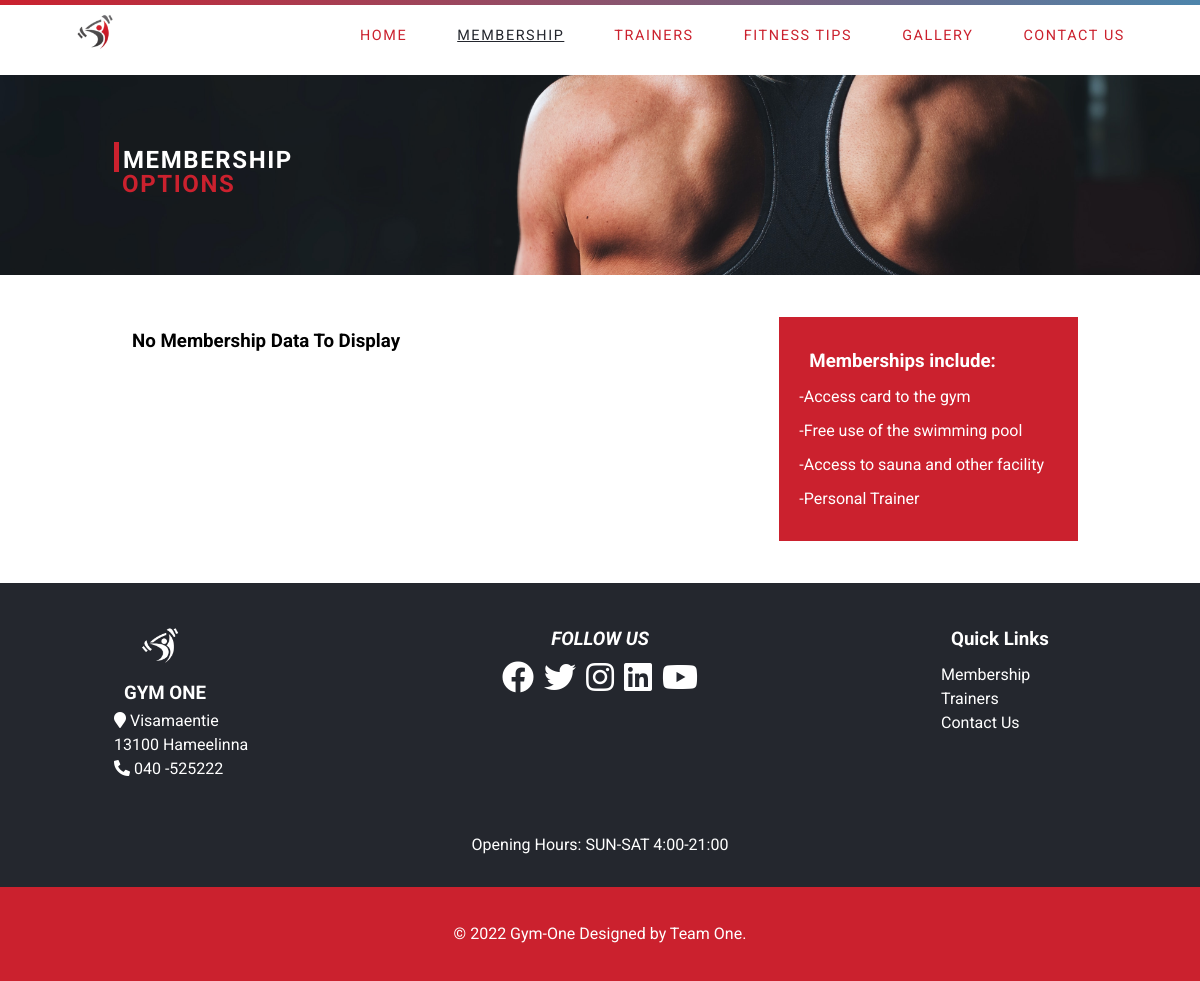
Before: /membership.php with the older database file.
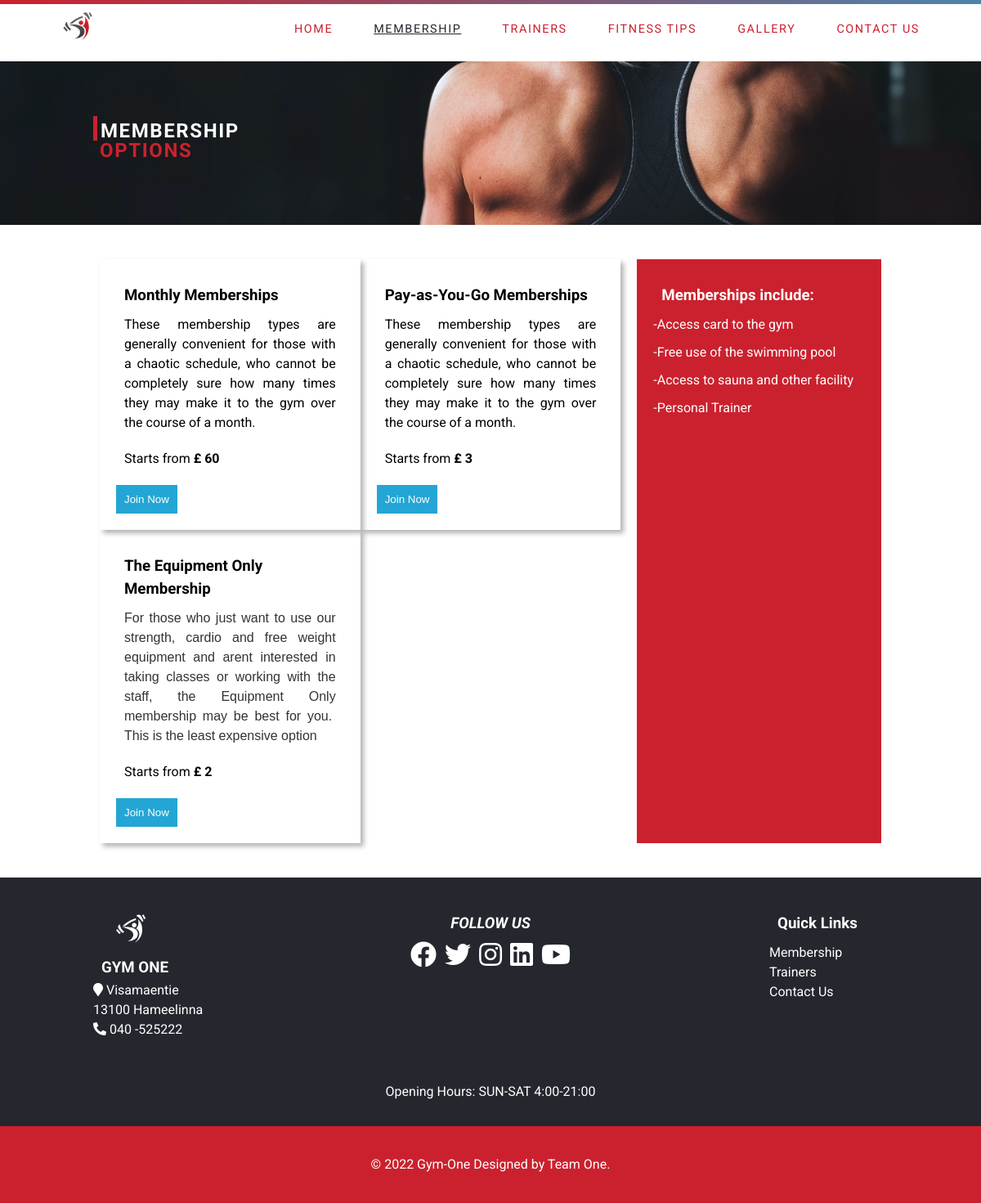
After: the same page with the newer database file.
### tables this page shows
CREATE TABLE `memberships` (
  `membershipID` int NOT NULL,
  `title` varchar(255) NOT NULL,
  `description` text NOT NULL,
  `price` float NOT NULL
);

### database/querybuilder.php (called while the page is built, shortened)
<?php
	function db_query($query){
		$connection=db_connect();
		$result=mysqli_query($connection,$query);
		return $result;
	}
	function db_select($query){
		$data = db_query($query);
        if($data == false){
            echo "Database Errors".db_error();
        }else{
            if(mysqli_num_rows($data) > 0) {
                return $data;
              }
	}
}
 ?>

### membership.php (the view, shortened to what this page needs)
<?php
$activePage = "membership";
include './incl/ihead.php';
include './incl/header.php';
include ("./database/querybuilder.php");
$query = "select * from memberships";
$mdata=db_select($query);
$bgclass = "dvr-bg-01";
$dtitle = "Membership Options";
include './incl/divider.php';
?>
<div class="mcontainer pd-2-5">
  <div class="mwrapper">
    <div class="moptions">
      <?php
          if (empty($mdata)){
              echo "<h3>No Membership Data To Display </h3>";
        } else {
        while($mrow = mysqli_fetch_assoc($mdata)){
            ?>
      <div class="mcontent">
          <h3><?php echo $mrow['title'];?></h3>
          <?php echo html_entity_decode($mrow['description']); ?>
          <p>Starts from <strong> £ <?php echo $mrow['price'];?></strong> </p>
          <button class="mbtn">Join Now</button>
      </div>
      <?php } } ?>
    </div>
    <div class="mbenefits">
      <h3>Memberships include:</h3>
      <p>-Access card to the gym </p>
      <p>-Free use of the swimming pool</p>
      <p>-Access to sauna and other facility</p>
      <p>-Personal Trainer</p>
    </div>
  </div>
</div>
<?php include './incl/footer.php'; ?>

### incl/ihead.php (shortened to what this page needs)
<!DOCTYPE html>
<html lang="en">
<head>
  <link rel="stylesheet" href="https://pro.fontawesome.com/releases/v5.10.0/css/all.css"/>
  <link rel="stylesheet" href="./css/style.css">
</head>
<body>

### incl/header.php (shortened to what this page needs)
<body>
    <header>
        <div class="nav-wrapper">
          <div class="grad-bar"></div>
          <div class="mcontainer">
            <nav class="navbar">
              <a class="nav-brand" href="#"><img src="./uploads/logo/logo.png" alt="logo image"></a>
              <ul class="nav">
                <li class="nav-item">
                  <a href = "index.php" class="<?php if($activePage == "index"){echo "nactive";}else{echo " ";} ?>">Home</a>
                </li>
                <li class="nav-item">
                  <a href = "membership.php" class="<?php if($activePage == "membership"){echo "nactive";}else{echo " ";} ?> ?>">Membership</a>
                </li>
                <li class="nav-item">
                  <a href = "trainers.php" class="<?php if($activePage == "trainers"){echo "nactive";}else{echo " ";} ?>">Trainers</a>
                </li>
                <li class="nav-item">
                  <a href = "blogs.php" class="<?php if($activePage == "blogs"){echo "nactive";}else{echo " ";} ?>">Fitness Tips</a>
                </li>
                <li class="nav-item">
                  <a href = "gallery.php" class="<?php if($activePage == "gallery"){echo "nactive";}else{echo " ";} ?>">Gallery</a>
                </li>
                <li class="nav-item">
                  <a href = "contact.php" class="<?php if($activePage == "contact"){echo "nactive";}else{echo " ";} ?>">Contact Us</a>
                </li>
              </ul>
            </nav>
          </div>
        </div>
      </header>

### incl/divider.php
<div class="divider <?php echo $bgclass; ?> mtb-10">
      <div class="mcontainer ">
        <div class="heading pdtb-2-4">
          <p class="p-border"><?php echo explode(' ',trim($dtitle))[0] ?></p>
          <p class="txt-primary"><?php echo explode(' ',trim($dtitle))[1] ?></p>
        </div>
      </div>
    </div>

### incl/footer.php (shortened to what this page needs)
<footer class="mfooter">
        <section class="mfooter mtb-10">
        <div class="mcontainer">
          <div class="mft-main pdtb-2-4">
            <div class="mft-main-item">
                <img src="./uploads/logo/footer-logo.png" alt="logo" height="61">
                <h3 class="mft-brand">Gym One</h3>
                <ul>
                  <li><i class="fa fa-map-marker" aria-hidden="true"></i> Visamaentie 13100 Hameelinna</li>
                  <li><i class="fas fa-phone-alt"></i> 040 -525222</li>
                </ul>
              </div>
              <div class="mft-main-item">
                <h3 class="mft-scl-title">Follow us</h3>
                <ul class="mft-social-list">
                  <li><a href="#"><i class="fab fa-facebook fa-2x"></i></a></li>
                  <li><a href="#"><i class="fab fa-twitter fa-2x"></i></a></li>
                  <li><a href="#"><i class="fab fa-instagram fa-2x"></i></a></li>
                  <li><a href="#"><i class="fab fa-linkedin fa-2x"></i></a></li>
                  <li><a href="#"><i class="fab fa-youtube fa-2x"></i></a></li>
                </ul>
              </div>
            <div class="mft-main-item">
              <h3 class="mft-link-title">Quick Links</h3>
              <ul>
              <li><a href="#">Membership</a></li>
              <li><a href="#">Trainers</a></li>
              <li><a href="#">Contact Us</a></li>
            </ul>
          </div>
        </div>
          <p class="pd-2-4">Opening Hours: SUN-SAT  4:00-21:00</p>
        </div>
      </section>
        <div class="mft-legal">
          <div class="mcontainer">
            <p>&copy; 2022 Gym-One Designed by Team One.</p>
           </div>
        </div>
      </footer>
</body>
</html>

### css/style.css (style rules this page uses)
:root { --primary-color:#CB212E; --white:#FFFFFF; --black:#24272E; }
* { margin: 0; padding: 0; box-sizing: border-box; }
body { font-family: 'Roboto', sans-serif; font-size: 1rem; font-weight:400; line-height: 1.5; }
p { padding-bottom: 10px; }
.pdtb-2-4 { padding: 2em 4em; }
.pd-2-5 { padding: 2em 4.5em; }
.txt-primary { color: var(--primary-color); }
.p-border { border-left: 5px solid var(--primary-color); }
.mtb-10 { margin: 10px 0; }
.nav-wrapper { width: 100%; position: -webkit-sticky; position: sticky; top: 0; background-color: #fff; }
.grad-bar { width: 100%; height: 5px; background: linear-gradient(-45deg, #EE7752, #E73C7E, #23A6D5,#CB212E); background-size: 400% 400%; -webkit-animation: gradbar 15s ease infinite; -moz-animation: gradbar 15s ease infinite; animation: gradbar 15s ease infinite; }
.mcontainer { max-width: 1100px; margin: auto; }
.navbar { display: flex; justify-content: space-between; align-items: center; height: 60px; overflow: hidden; color: var(--white); }
.navbar img { height: 60px; width: auto; }
.navbar ul { list-style: none; display: flex; }
.nav-item a { color: var(--primary-color); padding: 20px; margin: 0 5px; font-size: 0.9rem; letter-spacing: 0.1rem; font-weight: 400; text-decoration: none; text-transform: uppercase; transition: color 0.3s ease-out; }
.nactive { color: var(--black) !important; text-decoration: underline !important; }
.divider { height: 200px; width: 100%; color:var(--white); background-position: center; background-repeat: no-repeat; background-size: cover; padding: 35px 0; }
.divider p { line-height: 1; text-transform: uppercase; font-size: 24px; font-weight: bold; padding-bottom: 0; letter-spacing: 0.1rem; }
.divider p:first-child { padding-left: 4px; padding-top: 6px; }
.divider p:last-child { padding-left: 8px; }
.dvr-bg-01 { background-image: url(../uploads/divider/divider-background-01.jpg); }
.mfooter { background-color:var(--black); color:var(--white); line-height: 1.5; }
.mfooter p { text-align: center; padding: 20px 0; }
.mfooter a { text-decoration: none; color:var(--white); }
.mfooter ul { list-style-type: none; }
.mft-main { display: flex; justify-content: space-evenly; column-gap: 25%; }
.mft-main-item { flex-basis: 33.33%; }
.mft-social-list { display: flex; column-gap: 10px; }
.mft-brand { line-height: 0; margin-bottom: 1rem; text-transform: uppercase; }
.mft-scl-title { font-style: italic; text-transform: uppercase; margin-bottom: 0.5rem; text-align: center; }
.mft-legal { padding: 0.9375rem 1.875rem; background-color:var(--primary-color); text-align: center; }
.mwrapper { display: grid; grid-template-columns: 2fr 1fr; }
.moptions { display: grid; grid-template-columns: 1fr 1fr; }
.mcontent p,h3 { margin:10px; }
.mcontent p { text-align: justify; }
.mcontent { box-shadow: 4px 4px 6px 0 rgba(0,0,0,0.3); }
.mcontent, .mbenefits { padding: 20px; }
.mbenefits { background-color:var(--primary-color); color: var(--white); margin-left: 20px; }
.mbtn { background-color: #23A6D5; border: none; padding: 10px; color:var(--white) }

Changed rows visible on the page:
added memberships: title "Monthly Memberships", description "These membership types are generally convenient for those with a chaotic schedule, who cannot be completely sure how many times they may make it to the gym over the course of a month.", price "60"
added memberships: title "Pay-as-You-Go Memberships", description "These membership types are generally convenient for those with a chaotic schedule, who cannot be completely sure how many times they may make it to the gym over the course of a month.", price "3"
added memberships: title "The Equipment Only Membership", description "For those who just want to use our strength, cardio and free weight equipment and arent interested in taking classes or working with the staff, the Equipment Only membership may be best for you. This is the least expensive option", price "2"
Other visible differences:
text no longer shown: "No Membership Data To Display"
